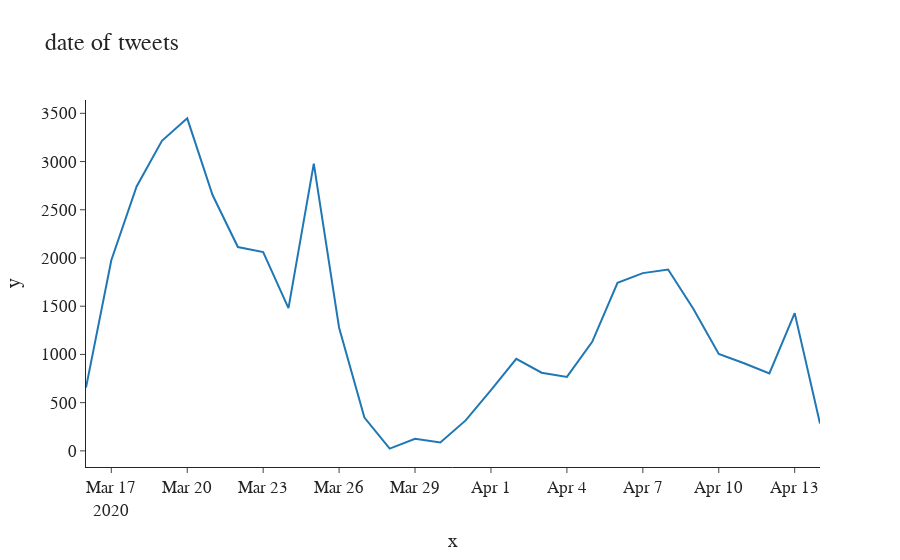

Notebook code for this chart:
### Code cell
#View the monthly distribution of tweets
time = train_data.groupby(['TweetAt']).size()
fig = px.line(train_data, 
              x=time.index, 
              y=time.values, 
              title = 'date of tweets',
              template='simple_white')

fig.update_layout(
font=dict(size=17,family="Arial"),)

fig.show()

### Figure 1 — Plotly figure (JSON) as saved in the notebook; plotly's stock layout.template omitted (floating-point values rounded to 4 significant figures)
{"data": [{"hovertemplate": "x=%{x}<br>y=%{y}<extra></extra>", "legendgroup": "", "line": {"color": "#1F77B4", "dash": "solid"}, "marker": {"symbol": "circle"}, "mode": "lines", "name": "", "orientation": "v", "showlegend": false, "type": "scatter", "x": ["2020-03-16T00:00:00", "2020-03-17T00:00:00", "2020-03-18T00:00:00", "2020-03-19T00:00:00", "2020-03-20T00:00:00", "2020-03-21T00:00:00", "2020-03-22T00:00:00", "2020-03-23T00:00:00", "2020-03-24T00:00:00", "2020-03-25T00:00:00", "2020-03-26T00:00:00", "2020-03-27T00:00:00", "2020-03-28T00:00:00", "2020-03-29T00:00:00", "2020-03-30T00:00:00", "2020-03-31T00:00:00", "2020-04-01T00:00:00", "2020-04-02T00:00:00", "2020-04-03T00:00:00", "2020-04-04T00:00:00", "2020-04-05T00:00:00", "2020-04-06T00:00:00", "2020-04-07T00:00:00", "2020-04-08T00:00:00", "2020-04-09T00:00:00", "2020-04-10T00:00:00", "2020-04-11T00:00:00", "2020-04-12T00:00:00", "2020-04-13T00:00:00", "2020-04-14T00:00:00"], "xaxis": "x", "y": [656, 1977, 2742, 3215, 3448, 2653, 2114, 2062, 1480, 2979, 1277, 345, 23, 125, 87, 316, 630, 954, 810, 767, 1131, 1742, 1843, 1881, 1471, 1005, 909, 803, 1428, 284], "yaxis": "y"}], "layout": {"font": {"family": "Arial", "size": 17}, "legend": {"tracegroupgap": 0}, "title": {"text": "date of tweets"}, "xaxis": {"anchor": "y", "domain": [0, 1], "title": {"text": "x"}}, "yaxis": {"anchor": "x", "domain": [0, 1], "title": {"text": "y"}}}}
